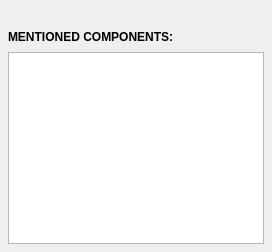
              <widget class="QWidget" name="tabDetails">
               <layout class="QVBoxLayout" name="tabDetailsLayout">
                <property name="spacing">
                 <number>8</number>
                </property>
                <property name="leftMargin">
                 <number>8</number>
                </property>
                <property name="topMargin">
                 <number>8</number>
                </property>
                <property name="rightMargin">
                 <number>8</number>
                </property>
                <property name="bottomMargin">
                 <number>8</number>
                </property>
                <item>
                 <widget class="QLabel" name="detailsSummaryLabel">
                  <property name="text">
                   <string />
                  </property>
                  <property name="wordWrap">
                   <bool>true</bool>
                  </property>
                 </widget>
                </item>
                <item>
                 <widget class="QLabel" name="detailsComponentsCaption">
                  <property name="text">
                   <string>MENTIONED COMPONENTS:</string>
                  </property>
                  <property name="styleSheet">
                   <string>font-weight: 700;</string>
                  </property>
                 </widget>
                </item>
                <item>
                 <widget class="QListWidget" name="componentsList" />
                </item>
               </layout>
               <attribute name="title">
                <string>Details</string>
               </attribute>
              </widget>
